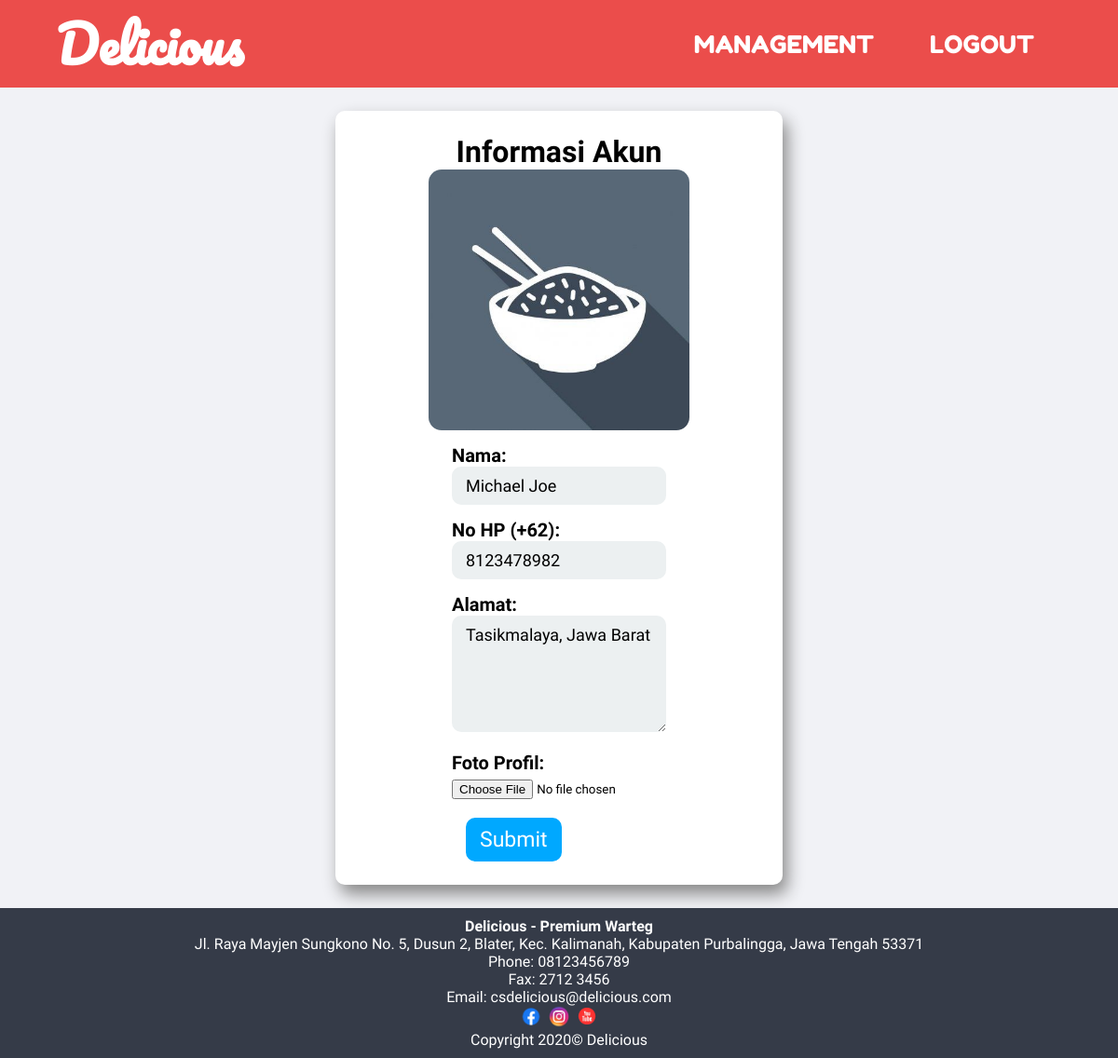
Screenshot of /edit-account.php (signed in) with the database file from the repository.
### tables this page shows
CREATE TABLE `pengguna` (
  `id_pengguna` int(11) NOT NULL,
  `email` varchar(40) NOT NULL,
  `nama` varchar(40) NOT NULL,
  `no_hp` varchar(13) NOT NULL,
  `password` varchar(32) NOT NULL,
  `level` enum('customer','admin','owner','guest','cashier') NOT NULL,
  `alamat` varchar(150) NOT NULL,
  `foto_profil` varchar(40) NOT NULL,
  `status` enum('aktif','blokir') NOT NULL
);

### include/class/connect.php (called while the page is built, shortened)
<?php
    class Dbh{
        protected function connect(){
            $this->servername = "localhost";
            $this->username = "root";
            $this->password = "";
            $this->dbname = "delicious";
            $conn = new mysqli($this->servername,$this->username,$this->password,$this->dbname);
            return $conn;
        }
    }
?>

### include/class/account.php (called while the page is built, shortened)
<?php
    class Account extends Dbh{
        private $nama;
        private $no_hp;
        private $alamat;
        private $foto_profil;
        public function __construct($id_pengguna){
            $sql = "SELECT * FROM pengguna WHERE id_pengguna = $id_pengguna";
            $execute = $this->connect()->query($sql);
            $result = $execute->fetch_array();
            $this->nama = $result['nama'];
            $this->foto_profil = $result['foto_profil'];
            $this->alamat = $result['alamat'];
            $this->no_hp = $result['no_hp'];
        }
        public function getNama(){
            return $this->nama;
        }
        public function getNoHp(){
            return $this->no_hp;
        }
        public function getAlamat(){
            return $this->alamat;
        }
        public function getFotoProfil(){
            return $this->foto_profil;
        }
    }

### edit-account.php (the view, shortened to what this page needs)
<?php
    include ('include/class/connect.php');
    include ('include/class/account.php');
?>
<?php
    if(isset($_SESSION['id_pengguna'])){
        $id_pengguna = $_SESSION['id_pengguna'];
    }else{
        header('location:login.php');
    }
?>
<?php
    $account = new Account($id_pengguna);
?>
<!DOCTYPE html>
<html lang="en">
<head>
    <?php include ('include/head.php'); ?>
    <link rel="stylesheet" href="style/account.css" type="text/css">
</head>
<body>
    <?php include ('include/nav.php'); ?>
    <main>
        <div class="main-container">
            <h1>Informasi Akun</h1>
            <div class="profile-picture">
                <img src="<?php echo $account->getFotoProfil() ?>" alt="Profile Picture">
            </div>
            <div class="profile-information">
                <form action="" method="POST" enctype="multipart/form-data">
                    <h3>Nama:</h3>
                    <input type="text" value="<?php echo $account->getNama() ?>" name="nama" maxlength="40" class="input-information-account" required>
                    <h3>No HP (+62):</h3>
                    <input type="number" value="<?php echo $account->getNoHp() ?>" name="no_hp" maxlength="13" class="input-information-account" required>
                    <h3>Alamat:</h3>
                    <textarea name ="alamat" class="input-information-account" placeholder="Alamat rumah" rows="5" required><?php echo $account->getAlamat() ?></textarea>
                    <h3>Foto Profil:</h3>
                    <input id="foto-profil" name="foto-profil" type="file">
                    <input type="submit" value="Submit" name="submit" class="edit-button-child" class="input-information-account">
                </form>
            </div>
        </div>
    </main>
    <?php include ('include/footer.php'); ?>
</body>
</html>

### style/index.css (style rules this page uses)
* { margin: 0; padding: 0; box-sizing: border-box; font-family: 'Baloo Tamma 2', cursive; }
body { width: 100%; height: 100%; display: flex; flex-direction: column; justify-content: space-between; align-items: center; min-height: 100vh; }
main { width: 100%; display: flex; flex-grow: 1; background-color:#f1f2f6; }

### style/account.css (style rules this page uses)
main { justify-content: space-around; align-items: center; }
.main-container { margin: 25px 0; padding: 25px 10px; display: flex; flex-direction: column; justify-content: center; align-items: center; width: 40%; background-color: white; border-radius: 10px; box-shadow: 5px 10px 18px #888888; }
.profile-picture { display: block; max-width: 280px; max-height: 280px; }
.profile-picture img { border-radius: 5%; width: 280px; height: 280px; object-fit: cover; }
.profile-information { width: 50%; font-size: 23px; display: flex; flex-direction: column; justify-content: left; }
.profile-information h3 { margin-top: 15px; }
.input-information-account { width: 100%; font-size: 18px; padding: 10px 15px; border-radius: 10px; border: none; background-color: #ecf0f1 }
.edit-button-child { font-size: 23px; border: none; margin: 0 15px; text-decoration: none; color: white; padding: 10px 15px; background-color: #00a8ff; border-radius: 10px; margin-top: 20px; }

### edit-account.php (style rules this page uses)
h3 { font-size: 20px; }

### rows the page displays
pengguna: foto_profil (picture), nama "Michael Joe", no_hp "8123478982", alamat "Tasikmalaya, Jawa Barat"
